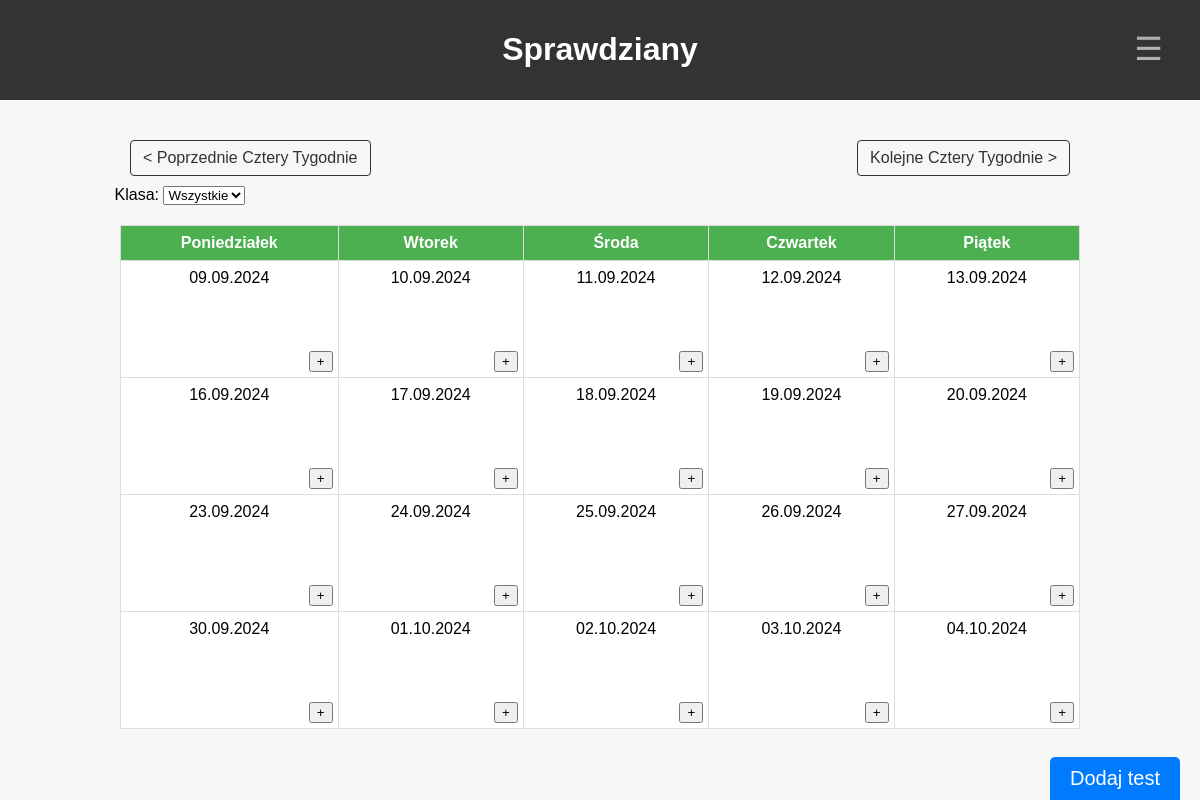
The page /Mine/Tests.php (signed in) on the database as committed earlier.
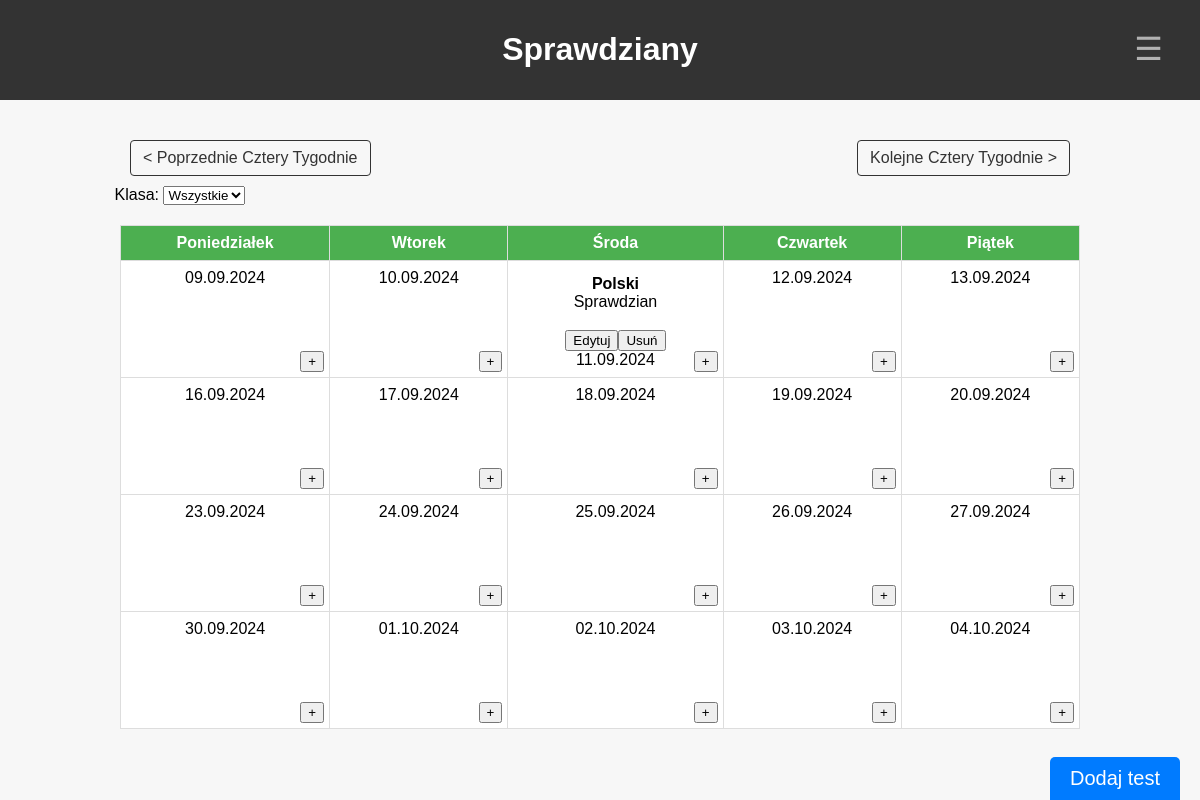
The same page on the database as committed later.
### tables this page shows
CREATE TABLE `tests` (
  `id` int(11) NOT NULL,
  `klasa` text NOT NULL,
  `przedmiot` text NOT NULL,
  `lekcja` int(11) NOT NULL,
  `kategoria` text NOT NULL,
  `nazwa` text NOT NULL,
  `opis` text NOT NULL,
  `data_utworzenia` date NOT NULL,
  `data` date NOT NULL
);

### Mine/Tests.php (the view, shortened to what this page needs)
<?php
require_once 'db.php';
$conn = new mysqli($server_name, $user_name, $password, $database);
$klasa_filter = $_SESSION['klasa_filter'];
$x = $_SESSION['Klasa_user'];
$sql = "SELECT * FROM tests";
if($_SESSION['Rola_user'] == 'Uczen'){
    $sql .= " WHERE `klasa` LIKE '$x'";
}else if ($klasa_filter != 'all') {
    $Klasa = $klasa_filter;
    $sql .= " WHERE `klasa` LIKE '$Klasa'";
}else{
    $Klasa = 'all';
}
$sql .= ' ORDER BY data';
$result = $conn->query($sql);
$tests = [];
if ($result->num_rows > 0) {
    while($row = $result->fetch_assoc()) {
        $tests[] = $row;
    }
}
$week_offset = isset($_GET['week_offset']) ? intval($_GET['week_offset']) : 0;
function get_four_weeks_dates($offset) {
    $weeks = [];
    $current_date = strtotime('monday this week') + ($offset * 4 * 7 * 86400);
    for ($i = 0; $i < 4; $i++) {
        $week = [];
        for ($j = 0; $j < 5; $j++) {
            $week[] = date("Y-m-d", strtotime("+$j days", $current_date));
        }
        $weeks[] = $week;
        $current_date = strtotime("+1 week", $current_date);
    }
    return $weeks;
}
$four_weeks_dates = get_four_weeks_dates($week_offset);
?>
<!DOCTYPE html>
<html lang="pl">
<head>
</head>
<body>
    <header>
        <h1>Sprawdziany</h1>
        <?php include 'nav.php'; ?>
    </header>
    <div style="width: 80%; margin: 0 auto;">
        <a href="?week_offset=<?php echo $week_offset - 1; ?>">&lt; Poprzednie Cztery Tygodnie</a>
        <a href="?week_offset=<?php echo $week_offset + 1; ?>" style="float: right;">Kolejne Cztery Tygodnie &gt;</a>
    </div>
    <?php if($_SESSION['Rola_user'] != 'Uczen') :?>
    <form method="post" id="filter">
        <label for="klasa_filter">Klasa:</label>
        <select name="klasa_filter" id="klasa_filter" onchange="this.form.submit()">
            <option value="all" <?=$Klasa == 'all' ? 'selected' : ''?>>Wszystkie</option>
        </select>
    </form>
    <button onclick="open_form()" class="btn">Dodaj test</button>
    <?php endif; ?>
    <table>
        <tr>
            <th>Poniedziałek</th>
            <th>Wtorek</th>
            <th>Środa</th>
            <th>Czwartek</th>
            <th>Piątek</th>
        </tr>
        <?php foreach ($four_weeks_dates as $week): ?>
            <tr>
                <?php
                $tests_by_day = [];
                foreach ($week as $date) {
                    $day_name = date('l', strtotime($date));
                    $tests_by_day[$day_name] = [];
                    foreach ($tests as $test) {
                        if ($test['data'] == $date) {
                            $tests_by_day[$day_name][] = $test;
                        }
                    }
                    usort($tests_by_day[$day_name], function($a, $b) {
                        return $a['lekcja'] <=> $b['lekcja'];
                    });
                }
                ?>
                <?php foreach ($week as $date): ?>
                    <?php if(date('d.m.Y', strtotime($date)) == date('d.m.Y')){
                        echo '<td style="box-shadow: 0 0 10px #00000051;">';
                    }else{
                        echo "<td>";
                    } ?>
                        <?php
                        $day_name = date('l', strtotime($date));
                        if (!empty($tests_by_day[$day_name])) {
                            foreach ($tests_by_day[$day_name] as $test) {
                                echo "<div class='one_test'>";
                                echo "<div class='test' data-id='{$test['id']}' data-klasa='{$test['klasa']}' data-przedmiot='{$test['przedmiot']}' data-lekcja='{$test['lekcja']}' data-kategoria='{$test['kategoria']}' data-nazwa='{$test['nazwa']}' data-opis='{$test['opis']}' data-data_utworzenia='{$test['data_utworzenia']}' data-data='{$test['data']}'><p><strong>{$test['przedmiot']}</strong><br>{$test['kategoria']}</p></div>";
                                if($_SESSION['Rola_user'] !== 'Uczen'){
                                    echo "<br><button onclick='editTest({$test['id']})'>Edytuj</button>";
                                    echo "<form method='post' style='display: inline;'><input type='hidden' name='action' value='delete_test'><input type='hidden' name='test_id' value='{$test['id']}'><button type='submit'>Usuń</button></form>";
                                }
                                echo '</div>';
                            }
                        }
                        echo "<div>" . date('d.m.Y', strtotime($date)) . "</div>";
                        ?>
                        <?php if ($_SESSION['Rola_user'] !== 'Uczen'): ?>
                            <button class="open-add-form" data-date="<?php echo date('d.m.Y', strtotime($date)); ?>">+</button>
                        <?php endif; ?>
                    </td>
                <?php endforeach; ?>
            </tr>
        <?php endforeach; ?>
    </table>
</body>
</html>

### Mine/nav.php (shortened to what this page needs)
<head>
</head>
<div class="nav" onclick="openNav()">
<?= isset($_SESSION['Icon_user']) && $_SESSION['Icon_user'] == '' ? '&#9776;' : '<img src="'.htmlspecialchars($_SESSION['Icon_user']). '"></img>' ?>
</div>

### Mine/Tests.php (style rules this page uses)
body { margin: 0; padding: 140px 0 0 0; font-family: Arial, sans-serif; background-color: #f7f7f7; }
table { width: 80%; margin: 20px auto; border-collapse: collapse; background-color: white; }
th, td { border: 1px solid #ddd; padding: 8px; text-align: center; }
th { background-color: #4CAF50; color: white; }
td { height: 100px; vertical-align: top; position: relative; }
a { color: #4CAF50; text-decoration: none; margin: 20px; display: inline-block; }
.test p { padding: 0; margin: 0; }
.one_test p { padding: 5px 0 0 0; border: 1px solid #fff; }
.btn { display: inline-block; padding: 10px 20px; font-size: 20px; cursor: pointer; text-align: center; text-decoration: none; outline: none; color: #fff; background-color: #007bff; border: none; border-radius: 5px 5px 0 0; position: fixed; bottom: 0; right: 20px; transition: all .3s ease-in-out; z-index: 100 !important; }
#filter { width: 30%; text-align: center; }
.open-add-form { cursor: pointer; position: absolute; right: 5px; bottom: 5px; }

### Mine/nav.php (style rules this page uses)
html { scrollbar-width: 12px; scrollbar-color: #333; }
header { background-color: #333; color: #fff; padding: 10px 0; position: fixed; top: 0; width: 100%; text-align: center; z-index: 1000; }
a { color: #333; text-decoration: none; margin: 0 10px 10px 10px; padding: 8px 12px; border: 1px solid #333; border-radius: 4px; transition: background-color 0.3s ease, color 0.3s ease; display: inline-block; }
.nav { color: #b1b1b1; font-size: 2rem; position: absolute; top: calc(50% - 30px); right: 20px; user-select: none !important; cursor: pointer; padding: 10px 17px; transition: 0.3s; border-radius: 50%; }
.nav::before { position: fixed !important;; width: 100vw; height: 100vh; content: ''; background-color: #0000007a; top: 0; left: 0; display: none; }
.nav::before { display: none; }

Rows that differ between the two databases and show on the page:
added tests: przedmiot "Polski", kategoria "Sprawdzian"
